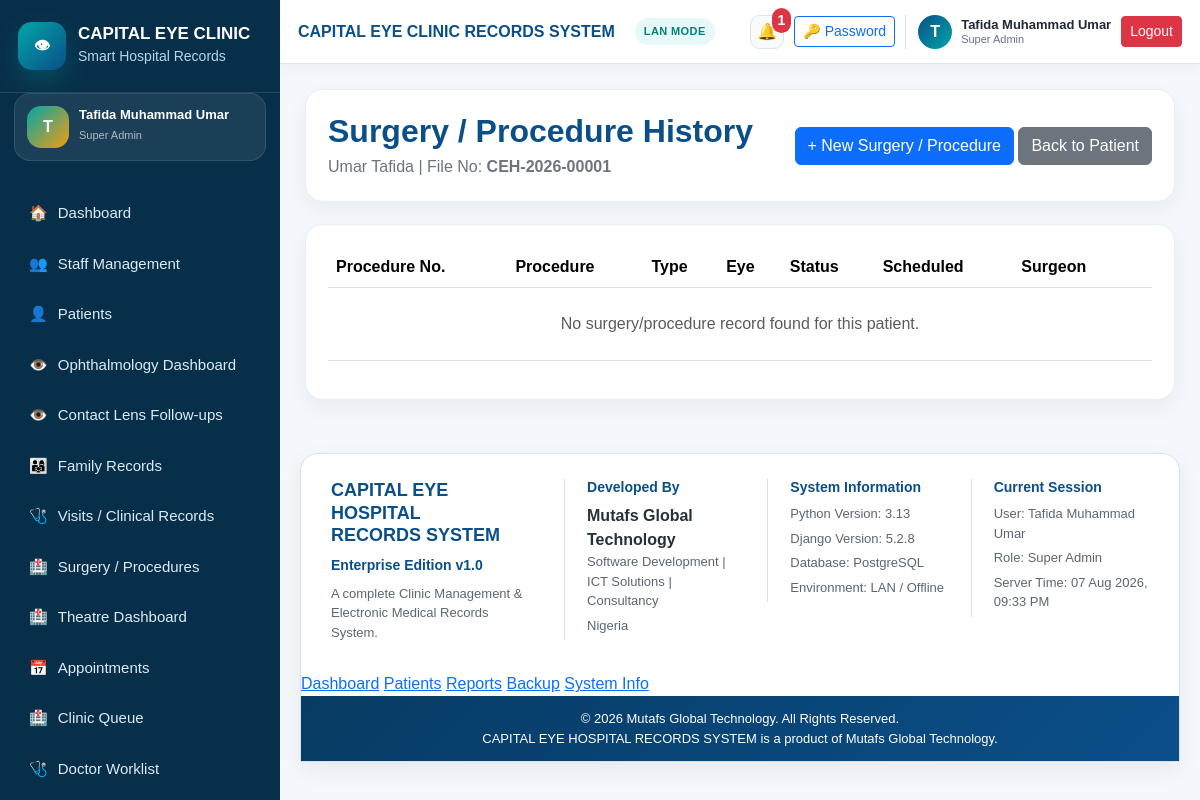
Screenshot of /patients/1/surgeries/ (signed in) with the database file from the repository.
### settings_app/models.py (models this page shows, shortened)
class SystemSetting(models.Model):
    hospital_name = models.CharField(
        max_length=200,
        default="CAPITAL EYE HOSPITAL",
    )
    system_name = models.CharField(
        max_length=200,
        default="CAPITAL EYE HOSPITAL RECORDS SYSTEM",
    )
    hospital_address = models.TextField(blank=True)
    hospital_phone = models.CharField(max_length=50, blank=True)
    hospital_email = models.EmailField(blank=True)
    receipt_footer = models.TextField(
        blank=True,
        default="Thank you for choosing Capital Eye Hospital.",
    )
    report_footer = models.TextField(
        blank=True,
        default="Generated from CAPITAL EYE HOSPITAL RECORDS SYSTEM.",
    )
    backup_reminder_text = models.CharField(
        max_length=255,
        default="Remember to backup clinic records regularly.",
    )
    default_currency = models.CharField(
        max_length=10,
        default="₦",
    )
    allow_duplicate_warning = models.BooleanField(default=True)
    enable_audit_logs = models.BooleanField(default=True)
    updated_at = models.DateTimeField(auto_now=True)
    class Meta:
        verbose_name = "System Setting"
        verbose_name_plural = "System Settings"
    @classmethod
    def get_settings(cls):
        obj, created = cls.objects.get_or_create(pk=1)
        return obj

### accounts/models.py (models this page shows, shortened)
class User(AbstractUser):
    class Role(models.TextChoices):
        SUPER_ADMIN = "SUPER_ADMIN", "Super Admin"
        HOSPITAL_ADMIN = "HOSPITAL_ADMIN", "Hospital Admin"
        RECEPTIONIST = "RECEPTIONIST", "Receptionist"
        DOCTOR = "DOCTOR", "Doctor/Ophthalmologist"
        NURSE = "NURSE", "Nurse"
        CASHIER = "CASHIER", "Cashier/Accountant"
        RECORDS_OFFICER = "RECORDS_OFFICER", "Records Officer"
        LAB_STAFF = "LAB_STAFF", "Lab/Procedure Staff"
        VIEWER = "VIEWER", "Viewer/Auditor"
    role = models.CharField(
        max_length=30,
        choices=Role.choices,
        default=Role.VIEWER,
    )
    phone_number = models.CharField(max_length=20, blank=True)
    staff_id = models.CharField(max_length=30, blank=True, unique=True, null=True)
    department = models.CharField(max_length=100, blank=True)
    must_change_password = models.BooleanField(default=False)
    is_active_staff = models.BooleanField(default=True)
    created_at = models.DateTimeField(auto_now_add=True)
    updated_at = models.DateTimeField(auto_now=True)
    class Meta:
        ordering = ["first_name", "last_name", "username"]

### patients/models.py (models this page shows, shortened)
class Patient(models.Model):
    class Gender(models.TextChoices):
        MALE = "MALE", "Male"
        FEMALE = "FEMALE", "Female"
    class PaymentStatus(models.TextChoices):
        PAID = "PAID", "Paid"
        UNPAID = "UNPAID", "Unpaid"
        PART_PAYMENT = "PART_PAYMENT", "Part Payment"
        NOT_APPLICABLE = "NOT_APPLICABLE", "Not Applicable"
    file_number = models.CharField(max_length=30, unique=True, editable=False)
    full_name = models.CharField(max_length=150)
    gender = models.CharField(max_length=10, choices=Gender.choices)
    date_of_birth = models.DateField(blank=True, null=True)
    age = models.PositiveIntegerField(blank=True, null=True)
    phone_number = models.CharField(max_length=20, blank=True)
    address = models.TextField(blank=True)
    occupation = models.CharField(max_length=100, blank=True)
    next_of_kin_name = models.CharField(max_length=150, blank=True)
    next_of_kin_phone = models.CharField(max_length=20, blank=True)
    next_of_kin_relationship = models.CharField(max_length=100, blank=True)
    family_group = models.ForeignKey(
        FamilyGroup,
        on_delete=models.SET_NULL,
        null=True,
        blank=True,
        related_name="members",
    )
    family_group_name = models.CharField(max_length=150, blank=True)
    family_relationship = models.CharField(max_length=100, blank=True)
    medical_history = models.TextField(blank=True)
    allergy_history = models.TextField(blank=True)
    eye_complaint = models.TextField(blank=True)
    diagnosis = models.TextField(blank=True)
    treatment = models.TextField(blank=True)
    surgery_procedure_details = models.TextField(blank=True)
    payment_status = models.CharField(
        max_length=20,
        choices=PaymentStatus.choices,
        default=PaymentStatus.NOT_APPLICABLE,
    )
    notes = models.TextField(blank=True)
    registered_by = models.ForeignKey(
        settings.AUTH_USER_MODEL,
        on_delete=models.SET_NULL,
        null=True,
        blank=True,
        related_name="registered_patients",
    )
    registration_date = models.DateTimeField(default=timezone.now)
    updated_at = models.DateTimeField(auto_now=True)
    class Meta:
        ordering = ["-registration_date"]
        indexes = [
            models.Index(fields=["file_number"]),
            models.Index(fields=["full_name"]),
            models.Index(fields=["phone_number"]),
            models.Index(fields=["registration_date"]),
        ]

### patients/views.py (the view)
# urls.py: path("<int:patient_pk>/surgeries/", views.patient_surgery_history, name="patient_surgery_history"),
@login_required
def patient_surgery_history(request, patient_pk):
    patient = get_object_or_404(Patient, pk=patient_pk)
    surgeries = patient.surgeries.select_related("visit", "surgeon", "assistant", "created_by").all()
    return render(request, "patients/patient_surgery_history.html", {
        "patient": patient,
        "surgeries": surgeries,
    })

### notifications/context_processors.py (called while the page is built)
def notification_context(request):
    if not request.user.is_authenticated:
        return {
            "unread_notifications_count": 0,
            "recent_notifications": [],
        }
    notifications = Notification.objects.filter(
        recipient=request.user,
        is_read=False,
    ) | Notification.objects.filter(
        is_global=True,
        is_read=False,
    )
    notifications = notifications.order_by("-created_at")
    return {
        "unread_notifications_count": notifications.count(),
        "recent_notifications": notifications[:5],
    }

### templates/patients/patient_surgery_history.html (shortened to what this page needs)
{% extends "base.html" %}
{% block content %}
<div class="page-header">
    <div>
        <h2>Surgery / Procedure History</h2>
        <p>
            {{ patient.full_name }} |
            File No: <strong>{{ patient.file_number }}</strong>
        </p>
    </div>
    <div>
        <a href="{% url 'patient_surgery_create' patient.pk %}" class="btn btn-primary">
            + New Surgery / Procedure
        </a>
        <a href="{% url 'patient_detail' patient.pk %}" class="btn btn-secondary">
            Back to Patient
        </a>
    </div>
</div>
<div class="panel-card">
    <div class="table-responsive">
        <table class="table table-hover align-middle">
            <thead>
                <tr>
                    <th>Procedure No.</th>
                    <th>Procedure</th>
                    <th>Type</th>
                    <th>Eye</th>
                    <th>Status</th>
                    <th>Scheduled</th>
                    <th>Surgeon</th>
                    <th></th>
                </tr>
            </thead>
            <tbody>
                {% for surgery in surgeries %}
                    <tr>
                        <td><strong>{{ surgery.procedure_number }}</strong></td>
                        <td>{{ surgery.procedure_name }}</td>
                        <td>{{ surgery.procedure_type|default:"-" }}</td>
                        <td>{{ surgery.get_eye_side_display }}</td>
                        <td>{{ surgery.get_status_display }}</td>
                        <td>{{ surgery.scheduled_date|date:"d M Y, h:i A"|default:"-" }}</td>
                        <td>{{ surgery.surgeon|default:"-" }}</td>
                        <td class="text-end">
                            <a href="{% url 'surgery_detail' surgery.pk %}" class="btn btn-sm btn-outline-primary">
                                View
                            </a>
                        </td>
                    </tr>
                {% empty %}
                    <tr>
                        <td colspan="8" class="text-center text-muted py-4">
                            No surgery/procedure record found for this patient.
                        </td>
                    </tr>
                {% endfor %}
            </tbody>
        </table>
    </div>
</div>
{% endblock %}

### templates/base.html (shortened to what this page needs)
{% load static %}
<!DOCTYPE html>
<html lang="en">
<head>
    <link href="{% static 'css/bootstrap.min.css' %}" rel="stylesheet">
    <link href="{% static 'css/app.css' %}?v=20260802-4" rel="stylesheet">
</head>
<body>
{% if user.is_authenticated %}
<div class="app-wrapper">
    <aside class="sidebar" id="sidebar">
        <div class="sidebar-brand">
            <div class="brand-logo eye-brand-logo">👁</div>
            <div>
                <h5>{{ system_settings.hospital_name|default:"CAPITAL EYE" }}</h5>
                <small>Smart Hospital Records</small>
            </div>
        </div>
        <div class="sidebar-user-mini">
            <div class="sidebar-user-avatar">
                {{ request.user.get_full_name|default:request.user.username|slice:":1"|upper }}
            </div>
            <div>
                <strong>{{ request.user.get_full_name|default:request.user.username }}</strong>
                <small>{{ request.user.get_role_display }}</small>
            </div>
        </div>
        <nav class="sidebar-nav">
            <a href="{% url 'dashboard' %}"
               class="nav-link-item {% if request.resolver_match.url_name == 'dashboard' %}active{% endif %}">
                <span>🏠</span> Dashboard
            </a>
            <a href="{% url 'staff_dashboard' %}"
               class="nav-link-item {% if 'staff' in request.resolver_match.url_name %}active{% endif %}">
                <span>👥</span> Staff Management
            </a>
            <a href="{% url 'patient_list' %}"
               class="nav-link-item {% if request.resolver_match.url_name == 'patient_list' or request.resolver_match.url_name == 'patient_create' or request.resolver_match.url_name == 'patient_detail' %}active{% endif %}">
                <span>👤</span> Patients
            </a>
            <a href="{% url 'ophthalmology_dashboard' %}"
               class="nav-link-item {% if request.resolver_match.url_name == 'ophthalmology_dashboard' %}active{% endif %}">
                <span>👁️</span> Ophthalmology Dashboard
            </a>
            <a href="{% url 'contact_lens_follow_up_queue' %}"
               class="nav-link-item {% if request.resolver_match.url_name == 'contact_lens_follow_up_queue' %}active{% endif %}">
                <span>👁️</span> Contact Lens Follow-ups
            </a>
            <a href="{% url 'family_group_list' %}" class="nav-link-item">
                <span>👨‍👩‍👧</span> Family Records
            </a>
            <a href="{% url 'visit_list' %}" class="nav-link-item">
                <span>🩺</span> Visits / Clinical Records
            </a>
            <a href="{% url 'surgery_list' %}" class="nav-link-item">
                <span>🏥</span> Surgery / Procedures
            </a>
            <a href="{% url 'surgery_theatre_dashboard' %}" class="nav-link-item">
                <span>🏥</span> Theatre Dashboard
            </a>
            <a href="{% url 'appointment_list' %}" class="nav-link-item">
                <span>📅</span> Appointments
            </a>
            <a href="{% url 'clinic_queue' %}" class="nav-link-item">
                <span>🏥</span> Clinic Queue
            </a>
            <a href="{% url 'doctor_worklist' %}" class="nav-link-item">
                <span>🩺</span> Doctor Worklist
            </a>
        </nav>
    </aside>
    <main class="main-content">
        <header class="topbar enterprise-topbar">
            <div class="topbar-title">
                <strong>{{ system_settings.system_name }}</strong>
                <span class="system-mode-badge">LAN MODE</span>
            </div>
            <div class="user-area enterprise-user-area">
                <a href="{% url 'notification_list' %}" class="topbar-icon-btn position-relative" title="Notifications">
                    🔔
                    {% if unread_notifications_count %}
                        <span class="notification-count-badge">{{ unread_notifications_count }}</span>
                    {% endif %}
                </a>
                <a href="{% url 'change_own_password' %}" class="btn btn-sm btn-outline-primary topbar-password-btn">
                    🔑 Password
                </a>
                <div class="topbar-user-card">
                    <div class="topbar-avatar">
                        {{ request.user.get_full_name|default:request.user.username|slice:":1"|upper }}
                    </div>
                    <div class="topbar-user-text">
                        <strong>{{ request.user.get_full_name|default:request.user.username }}</strong>
                        <small>{{ request.user.get_role_display }}</small>
                    </div>
                </div>
                <a href="{% url 'logout' %}" class="btn btn-sm btn-danger">
                    Logout
                </a>
            </div>
        </header>
        <section class="page-content page-transition">
            {% block content %}{% endblock %}
        </section>
        <footer class="enterprise-footer">
            <div class="enterprise-footer-grid">
                <div class="footer-brand">
                    <h5>CAPITAL EYE HOSPITAL<br>RECORDS SYSTEM</h5>
                    <p>Enterprise Edition v1.0</p>
                    <small>
                        A complete Clinic Management & Electronic Medical Records System.
                    </small>
                </div>
                <div class="footer-section">
                    <h6>Developed By</h6>
                    <strong>Mutafs Global Technology</strong>
                    <p>Software Development | ICT Solutions | Consultancy</p>
                    <small>Nigeria</small>
                </div>
                <div class="footer-section">
                    <h6>System Information</h6>
                    <p>Python Version: 3.13</p>
                    <p>Django Version: 5.2.8</p>
                    <p>Database: PostgreSQL</p>
                    <p>Environment: LAN / Offline</p>
                </div>
                <div class="footer-section">
                    <h6>Current Session</h6>
                    <p>User: {{ request.user.get_full_name|default:request.user.username }}</p>
                    <p>Role: {{ request.user.get_role_display }}</p>
                    <p>Server Time: {% now "d M Y, h:i A" %}</p>
                </div>
            </div>
            <div class="enterprise-footer-links">
                <a href="{% url 'dashboard' %}">Dashboard</a>
                <a href="{% url 'patient_list' %}">Patients</a>
                <a href="{% url 'reports_dashboard' %}">Reports</a>
                <a href="{% url 'backup_dashboard' %}">Backup</a>
                <a href="{% url 'about_system' %}">System Info</a>
            </div>
            <div class="enterprise-footer-bottom">
                © {% now "Y" %} Mutafs Global Technology. All Rights Reserved.
                <br>
                CAPITAL EYE HOSPITAL RECORDS SYSTEM is a product of Mutafs Global Technology.
            </div>
        </footer>
    </main>
</div>
{% else %}
    {% block public_content %}{% endblock %}
{% endif %}
</body>
</html>

### rows the page displays
SystemSetting: hospital_name "CAPITAL EYE CLINIC", system_name "CAPITAL EYE CLINIC RECORDS SYSTEM"
User: user.get_full_name "T", user.get_full_name "Tafida Muhammad Umar", user.role "Super Admin"
Patient: full_name "Umar Tafida", file_number "CEH-2026-00001"

### other values shown
{{ unread_notifications_count }} "1"
